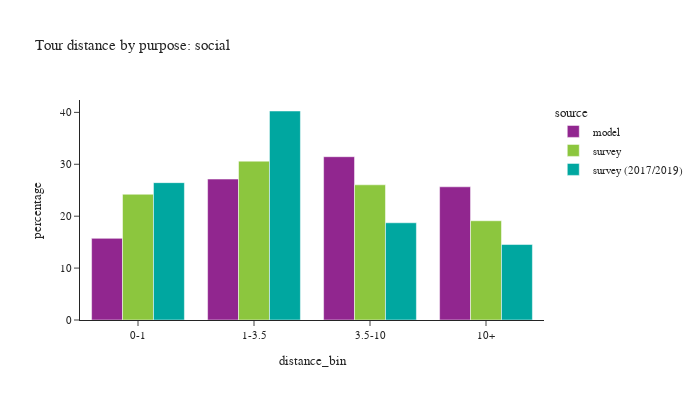

Write notebook code for a chart like this one.
### Code cell
plot_bins(tour, tour['pdpurp'] == 7, 'social')

### Figure 1 — Plotly figure (JSON) as saved in the notebook; plotly's stock layout.template omitted (floating-point values rounded to 4 significant figures)
{"data": [{"alignmentgroup": "True", "customdata": [[217897], [376183], [435869], [355554]], "hovertemplate": "source=model<br>distance_bin=%{x}<br>percentage=%{y}<br>sample count=%{customdata[0]}<extra></extra>", "legendgroup": "model", "marker": {"color": "#91268F", "pattern": {"shape": ""}}, "name": "model", "offsetgroup": "model", "orientation": "v", "showlegend": true, "textposition": "auto", "type": "bar", "x": ["0-1", "1-3.5", "3.5-10", "10+"], "xaxis": "x", "y": [15.73, 27.15, 31.46, 25.66], "yaxis": "y"}, {"alignmentgroup": "True", "customdata": [[989], [927], [664], [389]], "hovertemplate": "source=survey<br>distance_bin=%{x}<br>percentage=%{y}<br>sample count=%{customdata[0]}<extra></extra>", "legendgroup": "survey", "marker": {"color": "#8CC63E", "pattern": {"shape": ""}}, "name": "survey", "offsetgroup": "survey", "orientation": "v", "showlegend": true, "textposition": "auto", "type": "bar", "x": ["0-1", "1-3.5", "3.5-10", "10+"], "xaxis": "x", "y": [24.23, 30.6, 26.05, 19.12], "yaxis": "y"}, {"alignmentgroup": "True", "customdata": [[1648], [1458], [927], [441]], "hovertemplate": "source=survey (2017/2019)<br>distance_bin=%{x}<br>percentage=%{y}<br>sample count=%{customdata[0]}<extra></extra>", "legendgroup": "survey (2017/2019)", "marker": {"color": "#00A7A0", "pattern": {"shape": ""}}, "name": "survey (2017/2019)", "offsetgroup": "survey (2017/2019)", "orientation": "v", "showlegend": true, "textposition": "auto", "type": "bar", "x": ["0-1", "1-3.5", "3.5-10", "10+"], "xaxis": "x", "y": [26.46, 40.27, 18.73, 14.54], "yaxis": "y"}], "layout": {"barmode": "group", "font": {"size": 11}, "height": 400, "legend": {"title": {"text": "source"}, "tracegroupgap": 0}, "title": {"text": "Tour distance by purpose: social"}, "width": 700, "xaxis": {"anchor": "y", "domain": [0.0, 1.0], "title": {"text": "distance_bin"}}, "yaxis": {"anchor": "x", "domain": [0.0, 1.0], "title": {"text": "percentage"}}}}
